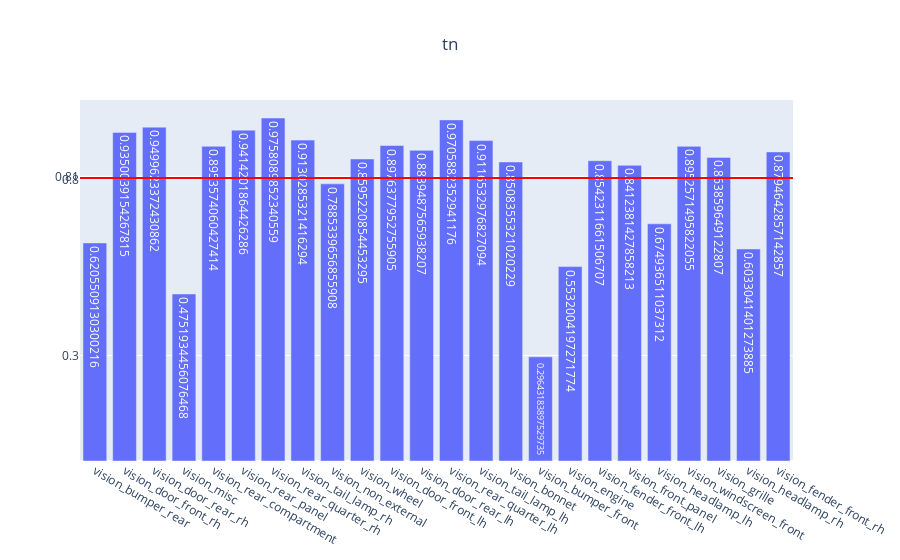

The notebook cell saved with this chart:
### Code cell
genVisMulitlabel(partEvalMetrics, "tn")

### Figure 1 — Plotly figure (JSON) as saved in the notebook; plotly's stock layout.template omitted (floating-point values rounded to 4 significant figures)
{"data": [{"text": [0.6206, 0.935, 0.95, 0.4752, 0.8954, 0.9414, 0.9758, 0.913, 0.7885, 0.8595, 0.8976, 0.8839, 0.9706, 0.9117, 0.8508, 0.2964, 0.5532, 0.8542, 0.8412, 0.6749, 0.8953, 0.8639, 0.6033, 0.8795], "type": "bar", "x": ["vision_bumper_rear", "vision_door_front_rh", "vision_door_rear_rh", "vision_misc", "vision_rear_compartment", "vision_rear_panel", "vision_rear_quarter_rh", "vision_tail_lamp_rh", "vision_non_external", "vision_wheel", "vision_door_front_lh", "vision_door_rear_lh", "vision_rear_quarter_lh", "vision_tail_lamp_lh", "vision_bonnet", "vision_bumper_front", "vision_engine", "vision_fender_front_lh", "vision_front_panel", "vision_headlamp_lh", "vision_windscreen_front", "vision_grille", "vision_headlamp_rh", "vision_fender_front_rh"], "y": [0.6206, 0.935, 0.95, 0.4752, 0.8954, 0.9414, 0.9758, 0.913, 0.7885, 0.8595, 0.8976, 0.8839, 0.9706, 0.9117, 0.8508, 0.2964, 0.5532, 0.8542, 0.8412, 0.6749, 0.8953, 0.8639, 0.6033, 0.8795]}], "layout": {"shapes": [{"line": {"color": "red", "width": 2}, "type": "line", "x0": 0, "x1": 1, "xref": "x domain", "y0": 0.8055, "y1": 0.8055, "yref": "y"}], "title": {"text": "tn", "x": 0.5}, "yaxis": {"tickmode": "array", "tickvals": ["0.81", 0.3, 0.8]}}}
